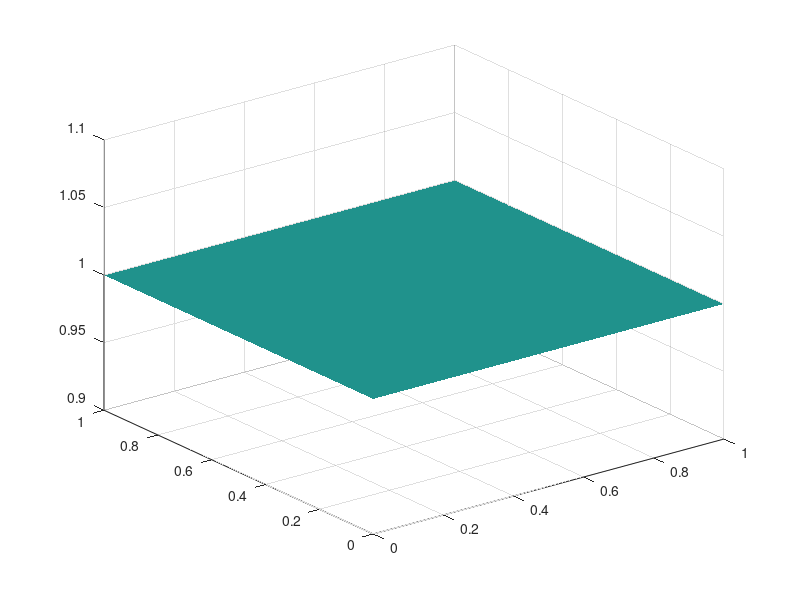
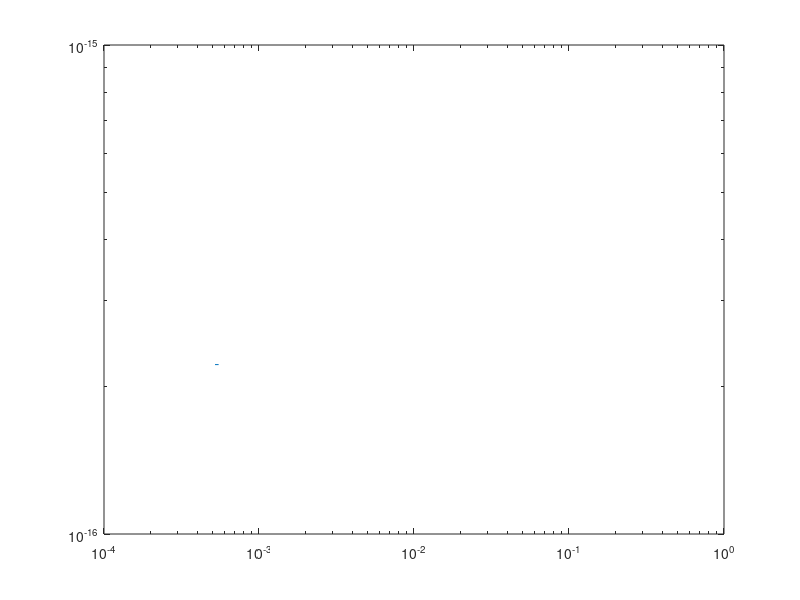
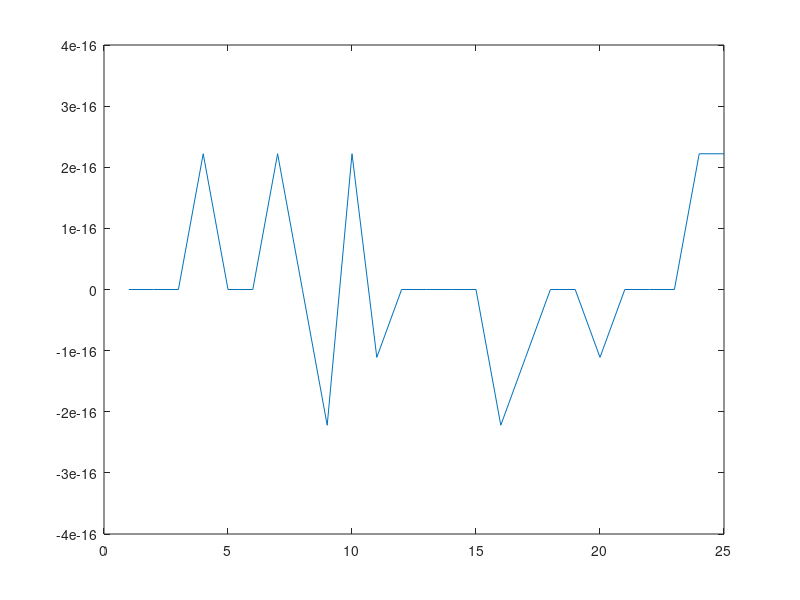

Write the MATLAB code that produced these figures, in order. (Note: this script raises an error after producing the figures.)
clc; clear all; close all;

NN=[2:2:10 20:100:2000]+1;
E=[]; H=[]; INT=[];
for i=1:length(NN);
    n=NN(i);
    h=1/(n+1);
    x=0:h:1;
    [X,Y]=meshgrid(x,x);
    
%     F=(cos(X)+X).*Y;
%     inte=.5*(.5+sin(1));
    
    F=ones(size(X));
    inte=1;

    wei=ones(size(X));
    border=1/2;
    corner=1/3;
    
    wei(1,1:end)=border;
    wei(end,1:end)=border;
    wei(1:end,1)=border;
    wei(1:end,end)=border;
    wei(1,1)=corner/2;
    wei(1,end)=corner;
    wei(end,1)=corner;
    wei(end,end)=corner/2;
    
    int=h^2.*sum(sum(wei.*F));

    E=[E int-inte];
    H=[H h];
    INT=[INT int];
end

figure(1)
surf(X,Y,F)
shading interp

figure(2)
loglog(H,E)

figure(3)
plot(INT-inte)

fig_placier

p=polyfit(log(H),log(abs(E)),1);
disp(['ordre estimé : ' num2str(p(1))])
